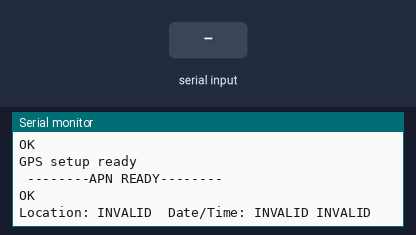
Simulated run of this sketch. Board: Arduino Uno, built with avr-gcc and run on an emulated ATmega328P. Parts: the last lines printed to the serial monitor. Inputs (shaded band) come from the test bench. The modem accepts every AT command (registered, SIM ready, sends succeed) and sends nothing else.

Above: at 5.2 s.
5.3 s: "1" received over the second serial link
At 6.6 s:
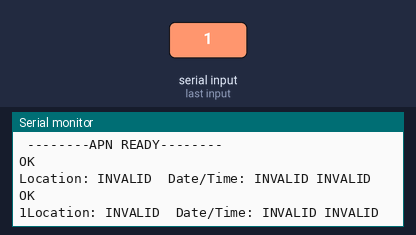
6.8 s: "0" received over the second serial link
At 7.4 s:
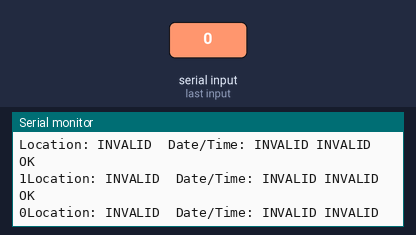
8.3 s: "2" received over the second serial link
At 9.9 s:
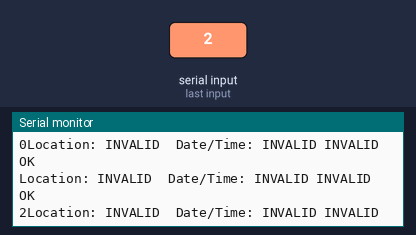

The sketch:

testMINI808.ino
```cpp
#include <SoftwareSerial.h>
#include<stdio.h>
#include<string.h>
#include <TinyGPS++.h>

#define DEBUG true

SoftwareSerial mySerial(10,11);
TinyGPSPlus gps;

boolean queryGPS = false;

//char pin[]="*******";
char apn[]="prepago.ancel";
char user_name[]="bam";
char password[]="bam";

long bauds = 38400;

void setup(){
  Serial.begin(115200);
  /*mySerial.begin(9600);
  Serial.println(sendData( "AT+IPR=38400",1000,DEBUG));
  delay(5000);*/
  mySerial.begin(bauds);
  Serial.println("Serial ready");
  setgps();
  //setAPN();
  Serial.println("\n --------APN READY--------");
}

void loop(){
  getGPS();
  delay(10);
}

String sendData(String command, const int timeout, boolean debug){
    /*Read software serial (SIM808) and print it on Serial monitor (if debug is on)
      It can also pass received string to caller.*/
    String response = "";
    mySerial.println(command);
    long int time = millis();
    while( (time+timeout) > millis()){
      while(mySerial.available()){
        char c = mySerial.read();
        if (queryGPS==true)
          gps.encode(c);
        response+=c;
      }
    }
    if(true){
      Serial.print(response);
    }
    return response;
}
```

GPRS.ino
```cpp
char aux_str[100];

void setAPN(){
  Serial.println("Set APN");
  while (sendATcommand2("AT+CREG?", "+CREG: 0,1", "+CREG: 0,5", 2000) == 0);
  // sets APN , user name and password
  sendATcommand("AT+SAPBR=3,1,\"Contype\",\"GPRS\"", "OK", 2000);
  snprintf(aux_str, sizeof(aux_str), "AT+SAPBR=3,1,\"APN\",\"%s\"", apn);
  sendATcommand(aux_str, "OK", 2000);

  snprintf(aux_str, sizeof(aux_str), "AT+SAPBR=3,1,\"USER\",\"%s\"", user_name);
  sendATcommand(aux_str, "OK", 2000);

  snprintf(aux_str, sizeof(aux_str), "AT+SAPBR=3,1,\"PWD\",\"%s\"", password);
  sendATcommand(aux_str, "OK", 2000);

  while (sendATcommand("AT+SAPBR=1,1", "OK", 20000) == 0)
  {
      delay(5000);
  }

}

int8_t sendATcommand(char* ATcommand, char* expected_answer1, unsigned int timeout){
    uint8_t x=0,  answer=0;
    char response[100];
    unsigned long previous;
    memset(response, '\0', 100);    // Initialize the string
    delay(100);
    while( mySerial.available() > 0) mySerial.read();    // Clean the input buffer
    mySerial.println(ATcommand);    // Send the AT command
    x = 0;
    previous = millis();
    // this loop waits for the answer
    do{
        if(mySerial.available() != 0){
            response[x] = Serial.read();
            x++;
            // check if the desired answer is in the response of the module
            if (strstr(response, expected_answer1) != NULL)
            {
                answer = 1;
            }
        }
        // Waits for the asnwer with time out
    }
    while((answer == 0) && ((millis() - previous) < timeout));

    return answer;
}


int8_t sendATcommand2(char* ATcommand, char* expected_answer1, char* expected_answer2, unsigned int timeout){
    uint8_t x=0,  answer=0;
    char response[100];
    unsigned long previous;
    memset(response, '\0', 100);    // Initialize the string
    delay(100);
    while( mySerial.available() > 0) mySerial.read();    // Clean the input buffer
    mySerial.println(ATcommand);    // Send the AT command
        x = 0;
    previous = millis();
    // this loop waits for the answer
    do{
        if(mySerial.available() != 0){
            response[x] = mySerial.read();
            x++;
            // check if the desired answer 1 is in the response of the module
            if (strstr(response, expected_answer1) != NULL)
            {
                answer = 1;
            }
            // check if the desired answer 2 is in the response of the module
            if (strstr(response, expected_answer2) != NULL)
            {
                answer = 2;
            }
        }
        // Waits for the asnwer with time out
    }while((answer == 0) && ((millis() - previous) < timeout));

    return answer;
}
```

GPS.ino
```cpp
void setgps(void){
   Serial.println("Setting up GPS...");
   //Enable GPS
   Serial.print(sendData( "AT+CGNSPWR=1",1000,DEBUG));
   //gps reset HOT
   Serial.print(sendData( "AT+CGPSRST=1",1000,DEBUG));
   //Send data received from GNSS to AT UART
   Serial.print(sendData( "AT+CGNSTST=1",1000,DEBUG));
   //Define the last NMEA sentence that parsed
   //Serial.print(sendData( "AT+CGNSSEQ=RMC",1000,DEBUG));
   //Enable NMEA $CPGGA data output
   Serial.print(sendData( "AT+CGPSOUT=98",1000,DEBUG));
   Serial.println("GPS setup ready");
}

void getGPS(){
  queryGPS=true;
  sendData( "AT+CGNSINF",1000,DEBUG);
  queryGPS=false;
   if (gps.location.isUpdated()){
    Serial.print(" LATITUDE="); Serial.print(gps.location.lat(), 6);
    Serial.print(" LONGITUDE="); Serial.print(gps.location.lng(), 6);
    Serial.print(" SPEED=");Serial.print(gps.speed.kmph());Serial.print(" km/h"); // Speed in kilometers per hour (double)
    Serial.print(" HDOP=");Serial.print(float(gps.hdop.value())/100);Serial.print(" m");
    Serial.print(" SAT=");Serial.println(gps.satellites.value());
  }else {
    displayInfo();
  }
}
```

SMS.ino
```cpp
boolean sendSMS(String phone, String message){
  mySerial.print("\r");
  delay(1000);                    //Wait for a second while the modem sends an "OK"
  mySerial.print("AT+CMGF=1\r");    //Because we want to send the SMS in text mode
  delay(1000);
  mySerial.print("AT+CMGS=\"+");mySerial.print(phone);mySerial.print("\"\r");    //Start accepting the text for the message
  //to be sent to the number specified.
  //Replace this number with the target mobile number.
  delay(1000);
  mySerial.print(message);mySerial.print("\r");   //The text for the message
  delay(1000);
  mySerial.write(0x1A);  //Equivalent to sending Ctrl+Z
}
```

funcionesTinyGPS.ino
```cpp
void displayInfo(){
  Serial.print(F("Location: "));
  if (gps.location.isValid())  {
    Serial.print(gps.location.lat(), 6);
    Serial.print(F(","));
    Serial.print(gps.location.lng(), 6);
  }
  else  {
    Serial.print(F("INVALID"));
  }

  Serial.print(F("  Date/Time: "));
  if (gps.date.isValid())  {
    Serial.print(gps.date.month());
    Serial.print(F("/"));
    Serial.print(gps.date.day());
    Serial.print(F("/"));
    Serial.print(gps.date.year());
  }  else  {
    Serial.print(F("INVALID"));
  }

  Serial.print(F(" "));
  if (gps.time.isValid())  {
    if (gps.time.hour() < 10) Serial.print(F("0"));
    Serial.print(gps.time.hour());
    Serial.print(F(":"));
    if (gps.time.minute() < 10) Serial.print(F("0"));
    Serial.print(gps.time.minute());
    Serial.print(F(":"));
    if (gps.time.second() < 10) Serial.print(F("0"));
    Serial.print(gps.time.second());
    Serial.print(F("."));
    if (gps.time.centisecond() < 10) Serial.print(F("0"));
    Serial.print(gps.time.centisecond());
  }  else  {
    Serial.print(F("INVALID"));
  }
  Serial.println();
}
```

Measured:
- after the input at 5.3 s, the serial monitor: prints a new line after 0.73 s (image 1)
- after the input at 6.8 s, the serial monitor: prints a new line after 0.25 s (image 2)
- after the input at 8.3 s, the serial monitor: prints a new line after 0.77 s (image 3)
